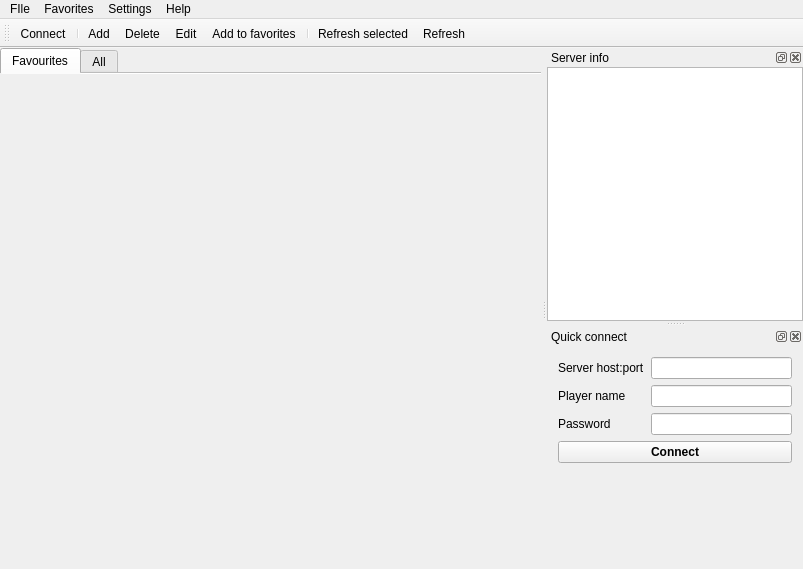
<?xml version="1.0" encoding="UTF-8"?>
<ui version="4.0">
 <class>MainWindowClass</class>
 <widget class="QMainWindow" name="MainWindowClass">
  <property name="geometry">
   <rect>
    <x>0</x>
    <y>0</y>
    <width>803</width>
    <height>569</height>
   </rect>
  </property>
  <property name="windowTitle">
   <string>UrTConnector</string>
  </property>
  <widget class="QWidget" name="centralWidget">
   <layout class="QHBoxLayout" name="horizontalLayout_6">
    <property name="margin">
     <number>0</number>
    </property>
    <item>
     <widget class="QTabWidget" name="tabWidget">
      <property name="currentIndex">
       <number>0</number>
      </property>
      <property name="documentMode">
       <bool>true</bool>
      </property>
      <widget class="QWidget" name="tabFav">
       <attribute name="icon">
        <iconset resource="images.qrc">
         <normaloff>:/icons/icons/bookmarks.png</normaloff>:/icons/icons/bookmarks.png</iconset>
       </attribute>
       <attribute name="title">
        <string>Favourites</string>
       </attribute>
       <layout class="QHBoxLayout" name="horizontalLayout"/>
      </widget>
      <widget class="QWidget" name="tabAll">
       <attribute name="icon">
        <iconset resource="images.qrc">
         <normaloff>:/icons/icons/status-online.png</normaloff>:/icons/icons/status-online.png</iconset>
       </attribute>
       <attribute name="title">
        <string>All</string>
       </attribute>
       <layout class="QHBoxLayout" name="horizontalLayout_4"/>
      </widget>
     </widget>
    </item>
   </layout>
  </widget>
  <widget class="QMenuBar" name="menuBar">
   <property name="geometry">
    <rect>
     <x>0</x>
     <y>0</y>
     <width>803</width>
     <height>20</height>
    </rect>
   </property>
   <widget class="QMenu" name="menuUrbanConnector">
    <property name="title">
     <string>FIle</string>
    </property>
    <addaction name="actionQuit"/>
   </widget>
   <widget class="QMenu" name="menuHelp">
    <property name="title">
     <string>Help</string>
    </property>
    <addaction name="actionAbout"/>
    <addaction name="actionHelp"/>
   </widget>
   <widget class="QMenu" name="menuOptions">
    <property name="title">
     <string>Settings</string>
    </property>
    <addaction name="actionOptions"/>
   </widget>
   <widget class="QMenu" name="menuFavorites">
    <property name="title">
     <string>Favorites</string>
    </property>
    <addaction name="actionFavAdd"/>
    <addaction name="actionFavEdit"/>
    <addaction name="actionFavDelete"/>
   </widget>
   <addaction name="menuUrbanConnector"/>
   <addaction name="menuFavorites"/>
   <addaction name="menuOptions"/>
   <addaction name="menuHelp"/>
  </widget>
  <widget class="QDockWidget" name="dockWidget_5">
   <property name="windowTitle">
    <string>Server info</string>
   </property>
   <attribute name="dockWidgetArea">
    <number>2</number>
   </attribute>
   <widget class="QWidget" name="dockWidgetContents_8">
    <layout class="QVBoxLayout" name="verticalLayout_3">
     <property name="margin">
      <number>0</number>
     </property>
     <item>
      <widget class="QTextBrowser" name="server_info_browser">
       <property name="html">
        <string>&lt;!DOCTYPE HTML PUBLIC &quot;-//W3C//DTD HTML 4.0//EN&quot; &quot;http://www.w3.org/TR/REC-html40/strict.dtd&quot;&gt;
&lt;html&gt;&lt;head&gt;&lt;meta name=&quot;qrichtext&quot; content=&quot;1&quot; /&gt;&lt;style type=&quot;text/css&quot;&gt;
p, li { white-space: pre-wrap; }
&lt;/style&gt;&lt;/head&gt;&lt;body style=&quot; font-family:'Tahoma'; font-size:9pt; font-weight:400; font-style:normal;&quot;&gt;
&lt;p style=&quot;-qt-paragraph-type:empty; margin-top:0px; margin-bottom:0px; margin-left:0px; margin-right:0px; -qt-block-indent:0; text-indent:0px;&quot;&gt;&lt;/p&gt;&lt;/body&gt;&lt;/html&gt;</string>
       </property>
      </widget>
     </item>
    </layout>
   </widget>
  </widget>
  <widget class="QDockWidget" name="dockWidget_2">
   <property name="windowTitle">
    <string>Quick connect</string>
   </property>
   <attribute name="dockWidgetArea">
    <number>2</number>
   </attribute>
   <widget class="QWidget" name="dockWidgetContents_2">
    <layout class="QVBoxLayout" name="verticalLayout_2">
     <item>
      <layout class="QGridLayout" name="gridLayout">
       <property name="sizeConstraint">
        <enum>QLayout::SetDefaultConstraint</enum>
       </property>
       <item row="0" column="0">
        <widget class="QLabel" name="label">
         <property name="text">
          <string>Server host:port</string>
         </property>
         <property name="buddy">
          <cstring>qlServerEdit</cstring>
         </property>
        </widget>
       </item>
       <item row="0" column="1">
        <widget class="QLineEdit" name="qlServerEdit"/>
       </item>
       <item row="1" column="0">
        <widget class="QLabel" name="label_2">
         <property name="text">
          <string>Player name</string>
         </property>
         <property name="buddy">
          <cstring>qlPlayerEdit</cstring>
         </property>
        </widget>
       </item>
       <item row="1" column="1">
        <widget class="QLineEdit" name="qlPlayerEdit"/>
       </item>
       <item row="2" column="0">
        <widget class="QLabel" name="label_3">
         <property name="text">
          <string>Password</string>
         </property>
         <property name="buddy">
          <cstring>qlPasswordEdit</cstring>
         </property>
        </widget>
       </item>
       <item row="2" column="1">
        <widget class="QLineEdit" name="qlPasswordEdit"/>
       </item>
      </layout>
     </item>
     <item>
      <widget class="QPushButton" name="quickConnectButton">
       <property name="font">
        <font>
         <weight>75</weight>
         <bold>true</bold>
        </font>
       </property>
       <property name="text">
        <string>Connect</string>
       </property>
      </widget>
     </item>
     <item>
      <spacer name="verticalSpacer_3">
       <property name="orientation">
        <enum>Qt::Vertical</enum>
       </property>
       <property name="sizeHint" stdset="0">
        <size>
         <width>20</width>
         <height>40</height>
        </size>
       </property>
      </spacer>
     </item>
    </layout>
   </widget>
  </widget>
  <widget class="QToolBar" name="toolBar">
   <property name="windowTitle">
    <string>toolBar</string>
   </property>
   <attribute name="toolBarArea">
    <enum>TopToolBarArea</enum>
   </attribute>
   <attribute name="toolBarBreak">
    <bool>false</bool>
   </attribute>
   <addaction name="actionConnect"/>
   <addaction name="separator"/>
   <addaction name="actionFavAdd"/>
   <addaction name="actionFavDelete"/>
   <addaction name="actionFavEdit"/>
   <addaction name="actionAddToFav"/>
   <addaction name="separator"/>
   <addaction name="actionRefreshSelected"/>
   <addaction name="actionRefreshAll"/>
  </widget>
  <action name="actionQuit">
   <property name="icon">
    <iconset resource="images.qrc">
     <normaloff>:/icons/icons/application-exit.png</normaloff>:/icons/icons/application-exit.png</iconset>
   </property>
   <property name="text">
    <string>Quit</string>
   </property>
  </action>
  <action name="actionAbout">
   <property name="icon">
    <iconset resource="images.qrc">
     <normaloff>:/icons/icons/help-about.png</normaloff>:/icons/icons/help-about.png</iconset>
   </property>
   <property name="text">
    <string>About UrTConnector</string>
   </property>
  </action>
  <action name="actionHelp">
   <property name="icon">
    <iconset resource="images.qrc">
     <normaloff>:/icons/icons/help-contents.png</normaloff>:/icons/icons/help-contents.png</iconset>
   </property>
   <property name="text">
    <string>Help</string>
   </property>
  </action>
  <action name="actionOptions">
   <property name="icon">
    <iconset resource="images.qrc">
     <normaloff>:/icons/icons/configure.png</normaloff>:/icons/icons/configure.png</iconset>
   </property>
   <property name="text">
    <string>Options</string>
   </property>
  </action>
  <action name="actionFavAdd">
   <property name="icon">
    <iconset resource="images.qrc">
     <normaloff>:/icons/icons/add.png</normaloff>:/icons/icons/add.png</iconset>
   </property>
   <property name="text">
    <string>Add</string>
   </property>
   <property name="toolTip">
    <string>Add server favorite to list</string>
   </property>
   <property name="statusTip">
    <string>Add server favorite to list</string>
   </property>
  </action>
  <action name="actionFavDelete">
   <property name="icon">
    <iconset resource="images.qrc">
     <normaloff>:/icons/icons/remove.png</normaloff>:/icons/icons/remove.png</iconset>
   </property>
   <property name="text">
    <string>Delete</string>
   </property>
   <property name="toolTip">
    <string>Delete server favorite from list</string>
   </property>
  </action>
  <action name="actionFavEdit">
   <property name="icon">
    <iconset resource="images.qrc">
     <normaloff>:/icons/icons/edit.png</normaloff>:/icons/icons/edit.png</iconset>
   </property>
   <property name="text">
    <string>Edit</string>
   </property>
   <property name="iconText">
    <string>Edit</string>
   </property>
   <property name="toolTip">
    <string>Edit server favorite</string>
   </property>
  </action>
  <action name="actionConnect">
   <property name="icon">
    <iconset resource="images.qrc">
     <normaloff>:/icons/icons/launch.png</normaloff>:/icons/icons/launch.png</iconset>
   </property>
   <property name="text">
    <string>Connect</string>
   </property>
   <property name="toolTip">
    <string>Connect to selected server</string>
   </property>
  </action>
  <action name="actionQuickConnect">
   <property name="icon">
    <iconset resource="images.qrc">
     <normaloff>:/icons/icons/launch.png</normaloff>:/icons/icons/launch.png</iconset>
   </property>
   <property name="text">
    <string>Connect</string>
   </property>
   <property name="toolTip">
    <string>Quick connect</string>
   </property>
  </action>
  <action name="actionRefreshAll">
   <property name="icon">
    <iconset resource="images.qrc">
     <normaloff>:/icons/icons/view-refresh.png</normaloff>:/icons/icons/view-refresh.png</iconset>
   </property>
   <property name="text">
    <string>Refresh</string>
   </property>
   <property name="toolTip">
    <string>Refresh all servers in list</string>
   </property>
  </action>
  <action name="actionAddToFav">
   <property name="icon">
    <iconset resource="images.qrc">
     <normaloff>:/icons/icons/bookmarks.png</normaloff>:/icons/icons/bookmarks.png</iconset>
   </property>
   <property name="text">
    <string>Add to favorites</string>
   </property>
   <property name="toolTip">
    <string>Add selected server to favorites list</string>
   </property>
  </action>
  <action name="actionRefreshSelected">
   <property name="icon">
    <iconset resource="images.qrc">
     <normaloff>:/icons/icons/view-refresh.png</normaloff>:/icons/icons/view-refresh.png</iconset>
   </property>
   <property name="text">
    <string>Refresh selected</string>
   </property>
   <property name="toolTip">
    <string>Refresh selected server</string>
   </property>
  </action>
 </widget>
 <layoutdefault spacing="6" margin="11"/>
 <tabstops>
  <tabstop>qlServerEdit</tabstop>
  <tabstop>qlPlayerEdit</tabstop>
  <tabstop>qlPasswordEdit</tabstop>
  <tabstop>server_info_browser</tabstop>
 </tabstops>
 <resources>
  <include location="images.qrc"/>
 </resources>
 <connections>
  <connection>
   <sender>actionQuit</sender>
   <signal>triggered()</signal>
   <receiver>MainWindowClass</receiver>
   <slot>close()</slot>
   <hints>
    <hint type="sourcelabel">
     <x>-1</x>
     <y>-1</y>
    </hint>
    <hint type="destinationlabel">
     <x>444</x>
     <y>284</y>
    </hint>
   </hints>
  </connection>
 </connections>
</ui>
